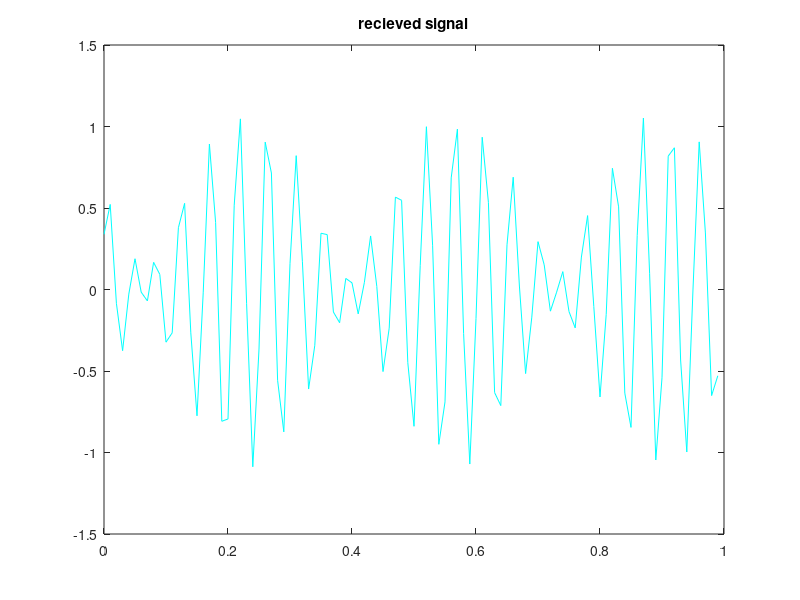

The MATLAB source for this figure:
clc;
close all;
clearvars;

fc = 5; fs = 100;
tstart = 0; tend = 1;
B = 0.3; C = 3e8; p = 2/C;
ts = 1/fs;
t = tstart:ts:tend-ts;

v1 = 50; R1 = 2501000; a1 = 0.5;
v2 = 60; R2 = 200000; a2 = 0.6;

fd1 = B*v1; td1 = p*R1;
y1 = a1*cos(2*pi*(fc+fd1)*(t-td1));
fd2 = B*v2; td2 = p*R2;
y2 = a2*cos(2*pi*(fc+fd2)*(t-td2));
y_double = y1+y2;

figure; plot(t, y_double, color='cyan');
title('recieved signal');
save('recieved_p15.mat',"y_double");
